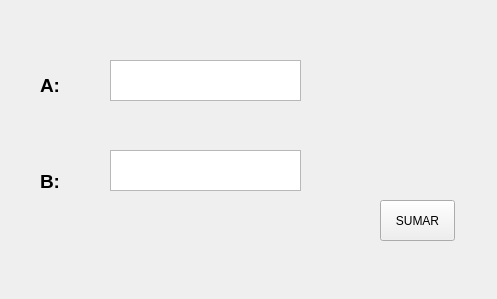
<?xml version="1.0" encoding="UTF-8"?>
<ui version="4.0">
 <class>MainWindow</class>
 <widget class="QMainWindow" name="MainWindow">
  <property name="geometry">
   <rect>
    <x>0</x>
    <y>0</y>
    <width>497</width>
    <height>299</height>
   </rect>
  </property>
  <property name="windowTitle">
   <string>MainWindow</string>
  </property>
  <widget class="QWidget" name="centralwidget">
   <widget class="QLabel" name="label">
    <property name="geometry">
     <rect>
      <x>40</x>
      <y>70</y>
      <width>47</width>
      <height>31</height>
     </rect>
    </property>
    <property name="text">
     <string>&lt;html&gt;&lt;head/&gt;&lt;body&gt;&lt;p&gt;&lt;span style=&quot; font-size:14pt; font-weight:600;&quot;&gt;A:&lt;/span&gt;&lt;/p&gt;&lt;/body&gt;&lt;/html&gt;</string>
    </property>
   </widget>
   <widget class="QLabel" name="label_2">
    <property name="geometry">
     <rect>
      <x>40</x>
      <y>170</y>
      <width>47</width>
      <height>21</height>
     </rect>
    </property>
    <property name="text">
     <string>&lt;html&gt;&lt;head/&gt;&lt;body&gt;&lt;p&gt;&lt;span style=&quot; font-size:14pt; font-weight:600;&quot;&gt;B:&lt;/span&gt;&lt;/p&gt;&lt;/body&gt;&lt;/html&gt;</string>
    </property>
   </widget>
   <widget class="QTextEdit" name="textEdit">
    <property name="geometry">
     <rect>
      <x>110</x>
      <y>60</y>
      <width>191</width>
      <height>41</height>
     </rect>
    </property>
   </widget>
   <widget class="QTextEdit" name="textEdit_2">
    <property name="geometry">
     <rect>
      <x>110</x>
      <y>150</y>
      <width>191</width>
      <height>41</height>
     </rect>
    </property>
   </widget>
   <widget class="QPushButton" name="pushButton">
    <property name="geometry">
     <rect>
      <x>380</x>
      <y>200</y>
      <width>75</width>
      <height>41</height>
     </rect>
    </property>
    <property name="text">
     <string>SUMAR</string>
    </property>
   </widget>
  </widget>
  <widget class="QMenuBar" name="menubar">
   <property name="geometry">
    <rect>
     <x>0</x>
     <y>0</y>
     <width>497</width>
     <height>21</height>
    </rect>
   </property>
  </widget>
 </widget>
 <resources/>
 <connections/>
</ui>
